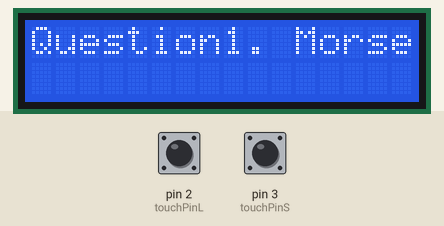
This sketch was run on a simulated Arduino Uno, built with avr-gcc and run on an emulated ATmega328P. Parts: 16×2 character LCD. The inputs (shaded band) are chosen by the test bench; at power-on: pin 2 (touchPinL) HIGH, pin 3 (touchPinS) HIGH. What the sketch prints to the serial monitor is not drawn.

Above: at 1.2 s.
1.3 s: pin 2 (touchPinL) pulled LOW for 0.15 s
3.5 s: pin 3 (touchPinS) pulled LOW for 0.15 s
At 5.0 s:
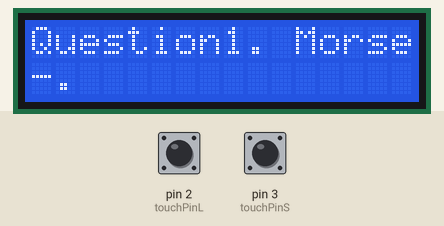
5.5 s: pin 2 (touchPinL) pulled LOW for 1 s
8.0 s: pin 3 (touchPinS) pulled LOW for 1 s
At 8.6 s:
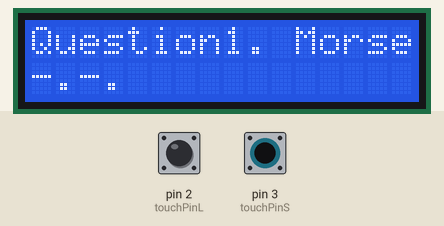
10.5 s: pin 2 (touchPinL) pulsed LOW 5 times (0.12 s each, 0.3 s apart)
At 12.8 s:
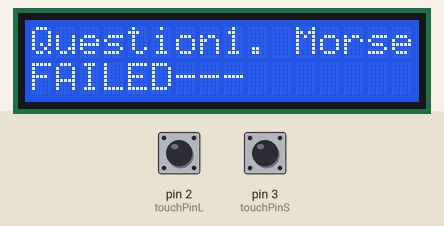
Timing chart, 0 to 14.3 s (numbered marks = the images above; inputs shaded):
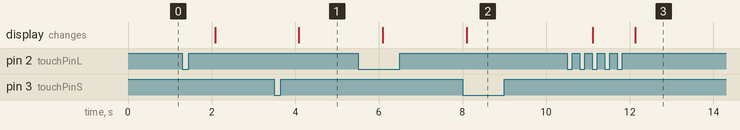

Measured:
- after the input at 3.5 s, the display: changes after 0.59 s (image 1)
- after the input at 8.0 s, the display: changes after 0.10 s (image 2)
- after the input at 10.5 s, the display: first changes after 0.62 s (image 3 shows a later state)

The sketch:

Morse.ino
```cpp
#include <Wire.h>
#include <LiquidCrystal_I2C.h>

#define touchPinL 2
#define touchPinS 3

int touchValL; // long note
int touchValS; // short note
int step = 2;
//LCD
LiquidCrystal_I2C lcd(0x27, 16,2);  // I2C LCD 객체 선언


void setup() {
   Serial.begin(115200);
   pinMode(touchPinL, INPUT);
   pinMode(touchPinS, INPUT);
   //touch sensor interrupt
   attachInterrupt(digitalPinToInterrupt(touchPinL), touchedL, FALLING);
   attachInterrupt(digitalPinToInterrupt(touchPinS), touchedS, FALLING);

  lcd.init();
  // Print a message to the LCD.
  lcd.backlight();

  lcd.setCursor(0,0); //Start at character 3 on line 0
  lcd.print("Question1. Morse"); // move to step3 init

}

char answer[10] = "---...---";
char touching[10];
int touchedTime = 0;

void loop() {
  if(step == 2){

  if(touchedTime>0){
    lcd.setCursor(0,1);
    lcd.print(touching);
  }
  if(touchedTime==9){
    checkMorse();
    touchedTime =0;
  }
  }
  delay(1000);
}
void checkMorse(){
  int diff = 0;
    for(int i=0;i<9;i++){
      if(answer[i] != touching[i]){diff =1;}
    }
    if(diff==1){
      lcd.setCursor(0,1);
      lcd.print("FAILED");
    }
    else{
      lcd.setCursor(0,0);
      lcd.print("ANS : SOS");
      lcd.setCursor(0,1);
      lcd.print("NEXT STAGE");
      // next stage init() - step4();
    }
}
void touchedL(){
  touching[touchedTime] = '-';
  touchedTime++;
  Serial.print('-');
}

void touchedS(){
  touching[touchedTime] = '.';
  touchedTime++;
  Serial.print('.');
}
```
